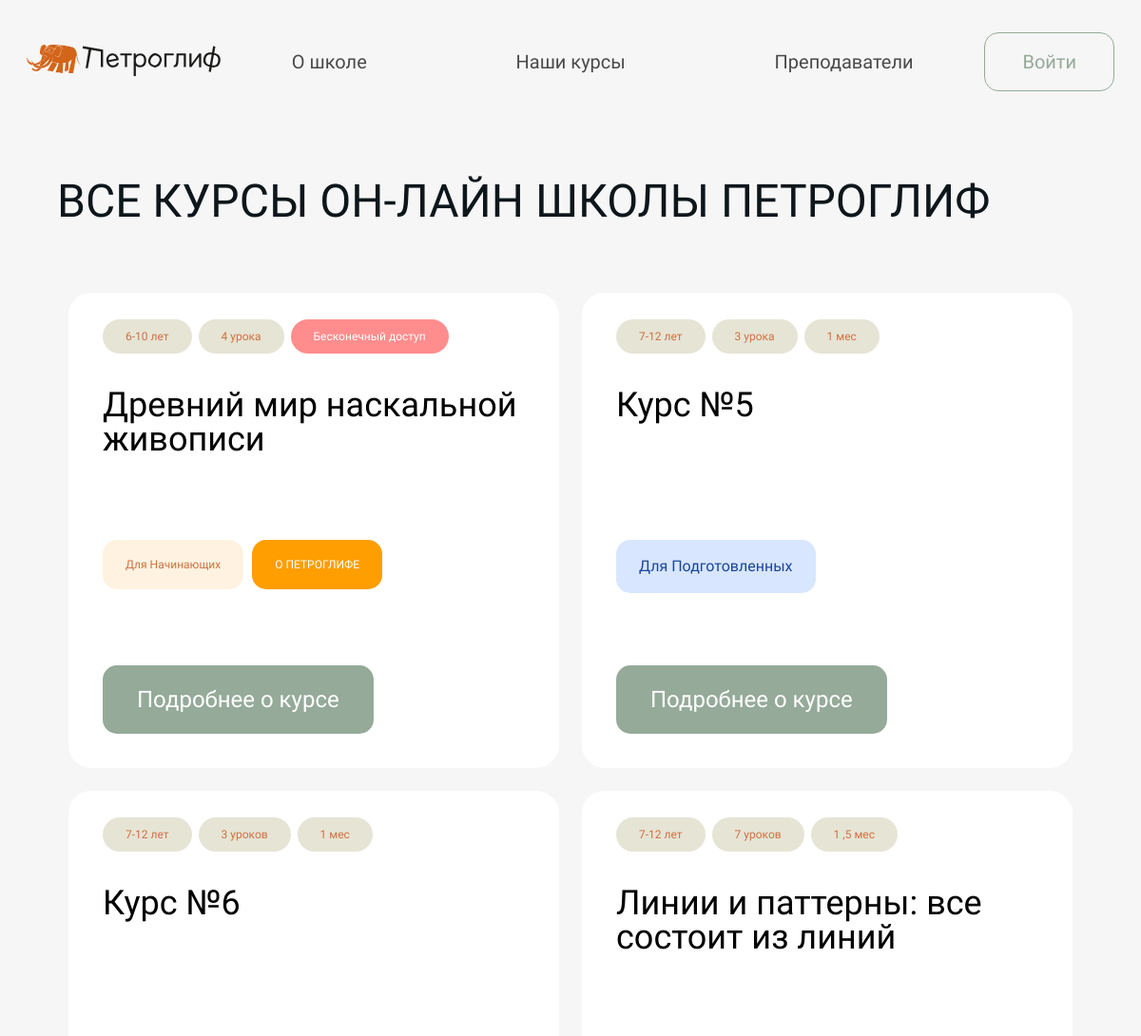
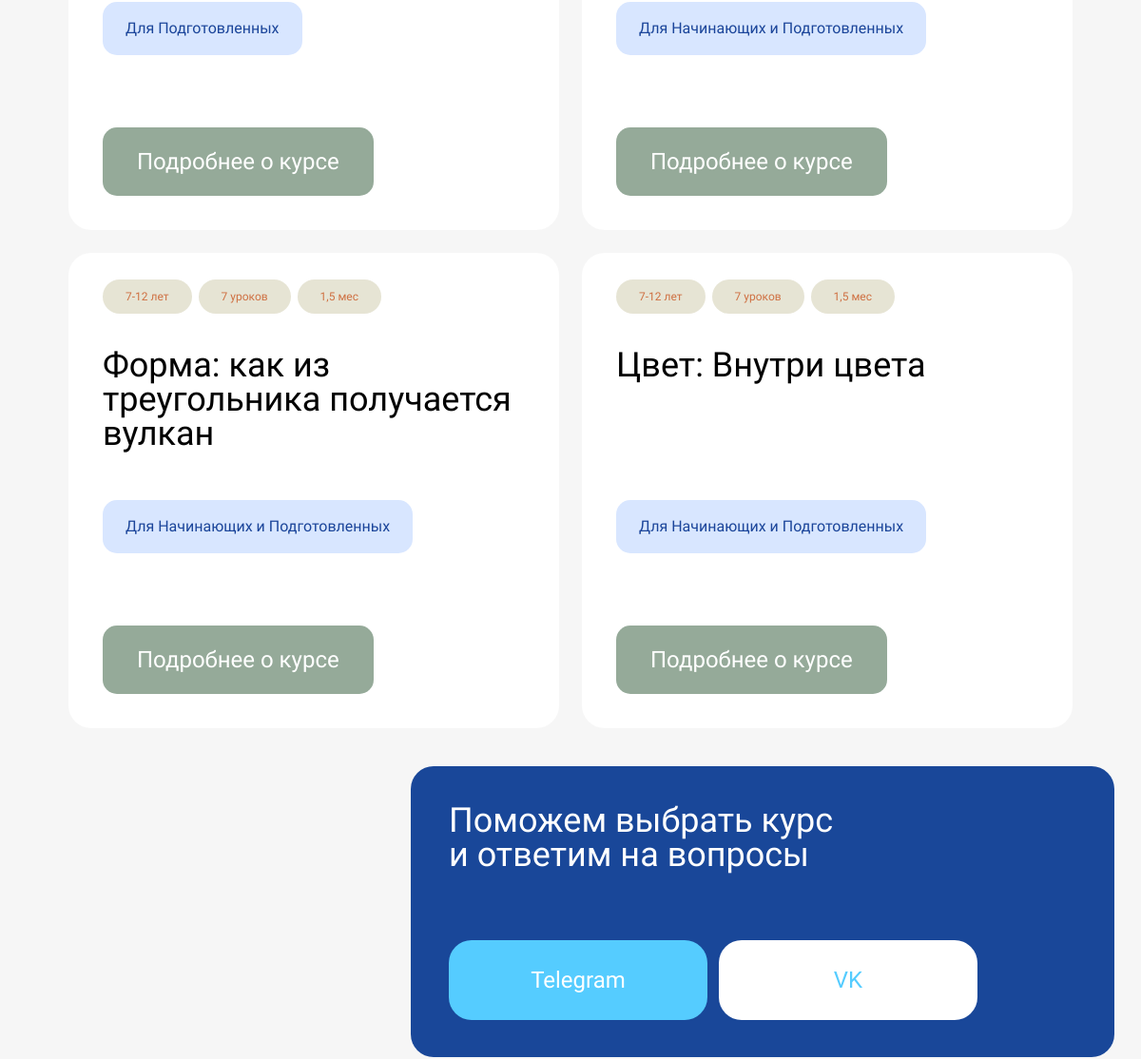
The app's page /courses-all/ (upper part), older data (2 pictures, top to bottom).
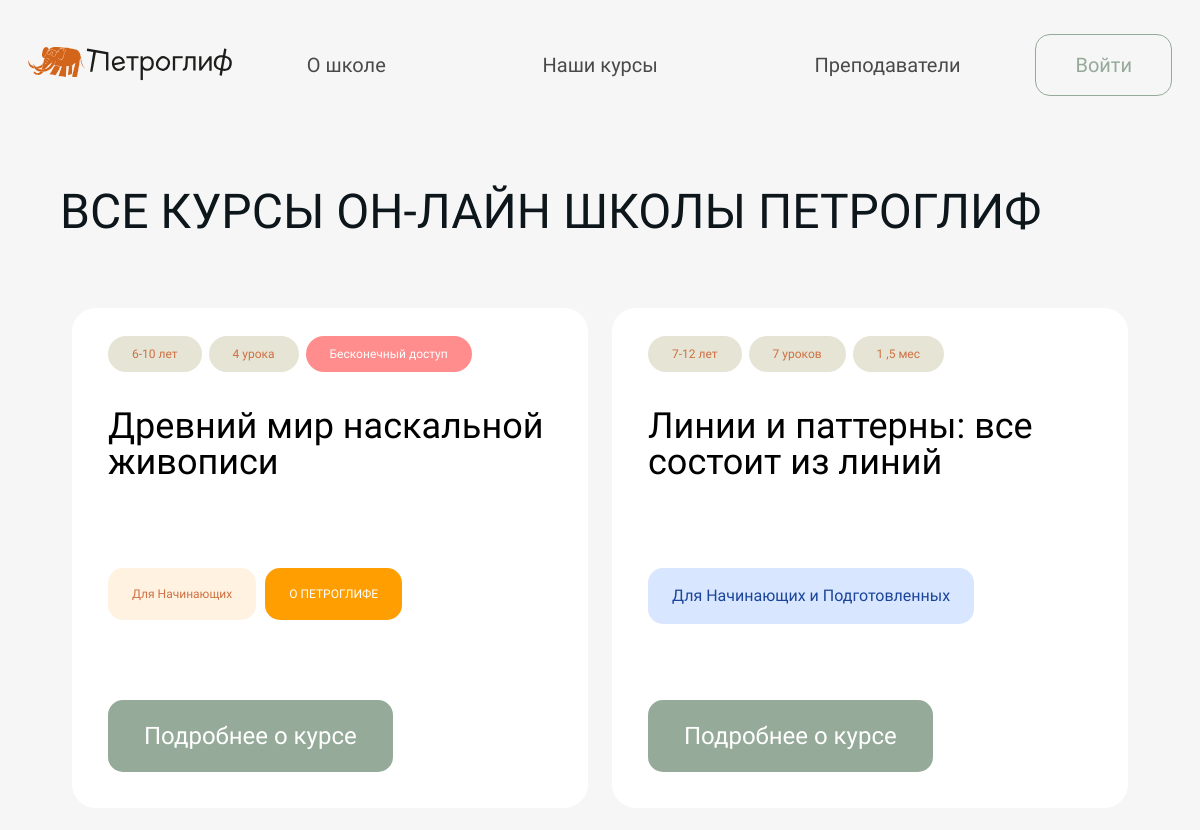
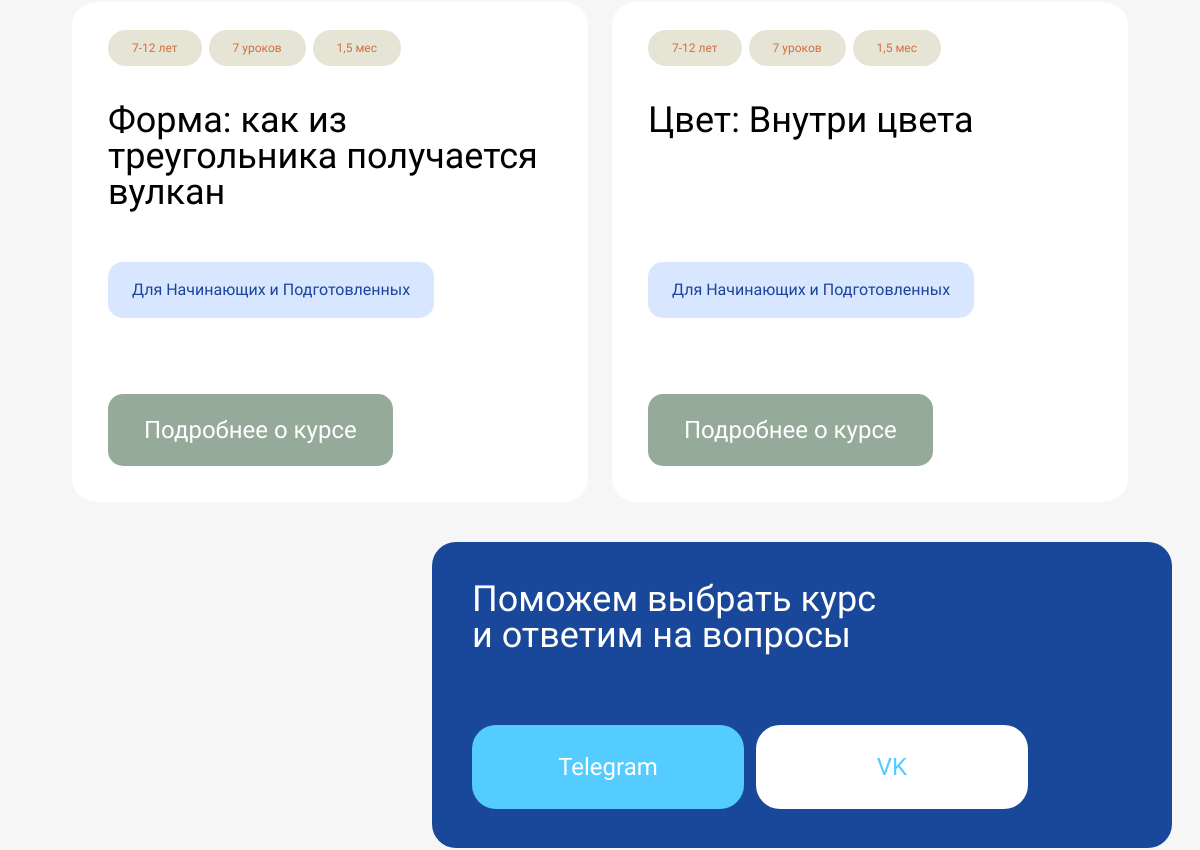
The same page, newer data (2 pictures, top to bottom).
### mainapp/models.py (models this page shows, shortened)
class Course(models.Model):
    class CourseCategory(models.TextChoices):
        ART = ("ART", "ИСКУССТВО")
        DESIGN = ("DESIGN", "ДИЗАЙН")
        SOFT_SKILLS = ("SOFT_SKILLS", "SOFT SKILLS")
    id = models.UUIDField(default=uuid4, primary_key=True)
    title = models.CharField(verbose_name="Название курса", max_length=150)
    slug = models.SlugField(verbose_name="URL", max_length=200, unique=True, blank=True, null=True)
    category = models.CharField(verbose_name="Категория курса", max_length=11, choices=CourseCategory.choices)
    note = models.CharField(verbose_name="Цель курса", max_length=200, blank=True)
    description = models.TextField(verbose_name="Описание курса", blank=True)
    price = models.IntegerField(verbose_name="Стоимость курса")
    image = models.ImageField(verbose_name="Изображение", blank=True, null=True, upload_to="сourses_images")
    talents = models.ManyToManyField(Talent, verbose_name="Навыки, которые дает курс", related_name="courses")
    benefits = models.ManyToManyField(Benefit, verbose_name="Польза курса", related_name="courses")
    lesson_qty = models.CharField(verbose_name="Количество уроков", max_length=25, blank=True)
    duration = models.CharField(verbose_name="Продолжительность курса", max_length=25, blank=True)
    age_group = models.CharField(verbose_name="Возрастная группа", max_length=25, blank=True)
    tools = models.TextField(verbose_name="Необходимые материалы и инструменты для курса", blank=True)
    preparation = models.ForeignKey(Preparation, verbose_name="Уровень подготовки", on_delete=models.CASCADE,
                                    null=True, related_name="courses")
    filling = models.TextField(verbose_name="Наполнение курса", blank=True)
    mentors = models.ManyToManyField(Mentor, verbose_name="Менторы", related_name="courses")
    question_lessons_features = models.TextField(verbose_name="Как проходят занятия на курсе?")
    question_access_duration = models.TextField(verbose_name="На сколько по времени доступен курс?")
    question_homework = models.TextField(verbose_name="Что насчет домашнего задания?")
    question_joining_telegram_chat = models.TextField(verbose_name="Что я получу, вступив в телеграм-канал курса?")
    question_paid_no_access = models.TextField(verbose_name="Я оплатил и не получил доступ к курсу")
    telegram_channel_link = models.URLField(verbose_name="Ссылка на тг-канал", blank=True, null=True)
    is_popular = models.BooleanField(verbose_name="Популярный", default=False)
    created_at = models.DateTimeField(verbose_name='Создан', auto_now_add=True)
    updated_at = models.DateTimeField(verbose_name='Обновлен', auto_now=True)
    deleted = models.BooleanField(verbose_name="Удален", default=False)
    class Meta:
        verbose_name = "Курс"
        verbose_name_plural = "Курсы"
        ordering = ["title"]

class Preparation(models.Model):
    id = models.UUIDField(default=uuid4, primary_key=True)
    value = models.CharField(verbose_name="Значение", max_length=50)
    def __str__(self):
        return self.value
    class Meta:
        verbose_name = "Уровень подготовки"
        verbose_name_plural = "Уровни подготовки"

### mainapp/views.py (the view)
# urls.py: path('courses-all/', main_views.view_courses_all, name='courses_all'),
def view_courses_all(request):
    courses = mainapp_models.Course.objects.exclude(slug='first-course')
    for course in courses:
        course.description = course.description.split('\n')
    first_course = mainapp_models.Course.objects.filter(slug='first-course')
    descriptions_first = None
    if first_course:
        first_course = first_course[0]
        descriptions_first = first_course.description.split('\n')
    context = {'courses': courses,
               'first_course': first_course,
               'descriptions_first': descriptions_first,
               }
    return render(request, 'mainapp/courses_all.html', context)

### mainapp/templates/mainapp/courses_all.html (shortened to what this page needs)
{% extends "mainapp/base.html" %}
{% block content %}
    {% include "mainapp/parts_pages/courses__all.html" %}
{% endblock %}

### mainapp/templates/mainapp/parts_pages/courses__all.html (shortened to what this page needs)
{% load static markdownify %}
    <div class="site-box">
        <section class="courses"  id="anchor-courses">
            <h1 class="section__title">Все курсы он-лайн школы Петроглиф</h1>
            <div class="courses__cards">
                <div class="courses__card">
                    <div class="courses__info">
                        <a class="courses__age" href="#">{{ first_course.age_group }}</a>
                        <a class="courses__count" href="#">{{ first_course.lesson_qty }}</a>
                        <a class="courses__time courses__time-unique" href="#">{{ first_course.duration }}</a>
                    </div>
                    <div class="courses__name">{{ first_course.title }}</div>
                    <div class="courses__for-btns">
                        <a class="courses__for-1" href="#"><div>{{ first_course.preparation }}</div></a>
                        <a class="courses__for-2" href="#"><div>О ПЕТРОГЛИФЕ</div></a>
                    </div>
                    <a class="courses__detailed" href="{% url 'course' first_course.slug %}"><div>Подробнее о курсе</div></a>
                </div>
                {% for item in courses %}
                <div class="courses__card">
                    <div class="courses__info">
                        <a class="courses__age" href="#">{{ item.age_group }}</a>
                        <a class="courses__count" href="#">{{ item.lesson_qty }}</a>
                        <a class="courses__time" href="#">{{ item.duration }}</a>
                    </div>
                    <div class="courses__name">{{ item.title }}</div>
                    <a class="courses__for" href="#"><div>{{ item.preparation }}</div></a>
                    <a class="courses__detailed" href="{% url 'course' item.slug %}"><div>Подробнее о курсе</div></a>
                </div>
                {% endfor %}
            </div>
            <div class="courses__helpdesc">
                <div class="courses__help">
                    <p>Поможем выбрать курс и ответим на вопросы</p>
                    <div class="courses__buttons">
                        <a href="#" class="courses__button courses__button-tg"><span class="courses__button-full">Написать в Telegram</span><span class="courses__button-small">Telegram</span></a>
                        <a href="#" class="courses__button courses__button-vk"><span class="courses__button-full">Написать в VK</span><span class="courses__button-small">VK</span></a>
                    </div>
                </div>
            </div>
        </section>
    </div>

Row changes from the older to the newer data that the page shows:
removed Course: age_group "7-12 лет", lesson_qty "3 урока", duration "1 мес", title "Курс №5", preparation "Для Подготовленных"
removed Course: age_group "7-12 лет", lesson_qty "3 уроков", duration "1 мес", title "Курс №6", preparation "Для Подготовленных"
